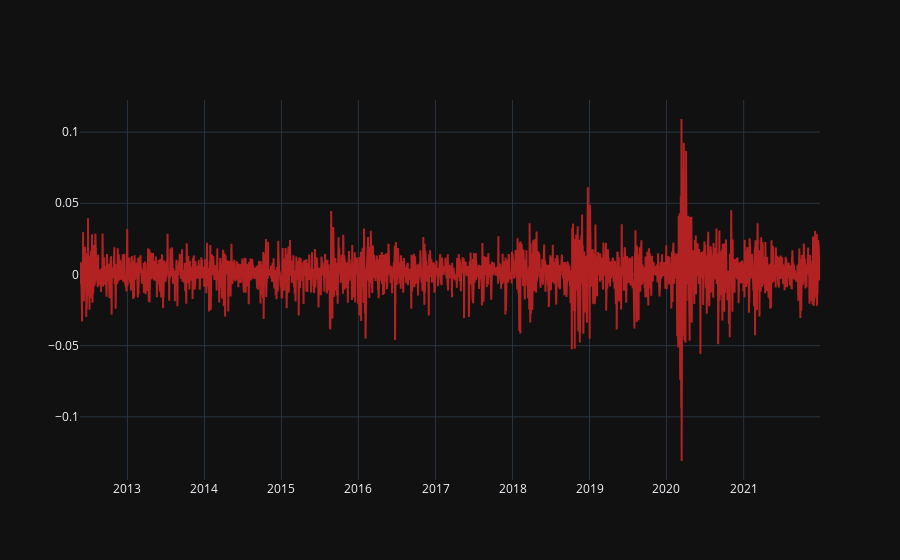

Notebook code cell kept with this figure:
### Markdown cell above
The returns were noticeably volatile in 2018 November as that year a lot was happening like the federal reserve interest hike but the most notable event was a lot of the big tech were under scrutiny at the time and considering this is a tech portfolio the volatility shouldn’t be surprising

Another noticeable moment here is the pandemic in 2020, volatility was extremely high, in fact, On March 16, 2020, the VIX closed at a record high of 82.69 
The markets were tumbling and a lot of trades were being made, some were covering short positions while others buying “the dip” and last but not least you have countless algorithims and retail traders day trading and taking advantage of the high volatility

### Code cell
fig = go.Figure()
fig.add_trace(go.Scatter(x=dates['Date'], y=portfolio_return,
                    mode='lines',
                    line=dict(color='firebrick',width=2),
                    name='lines'))
fig.update_layout(template = "plotly_dark")
display(HTML(fig.to_html(include_plotlyjs='cdn')));

### Figure 1 — Plotly figure (JSON) as saved in the notebook; plotly's stock layout.template omitted (floating-point values rounded to 4 significant figures; data arrays with more than 128 entries replaced by an {"elided": "..."} marker saying what was removed)
{"data": [{"line": {"color": "firebrick", "width": 2}, "mode": "lines", "name": "lines", "type": "scatter", "x": {"elided": "2420 str values"}, "y": {"elided": "2419 float values"}}], "layout": {}}
